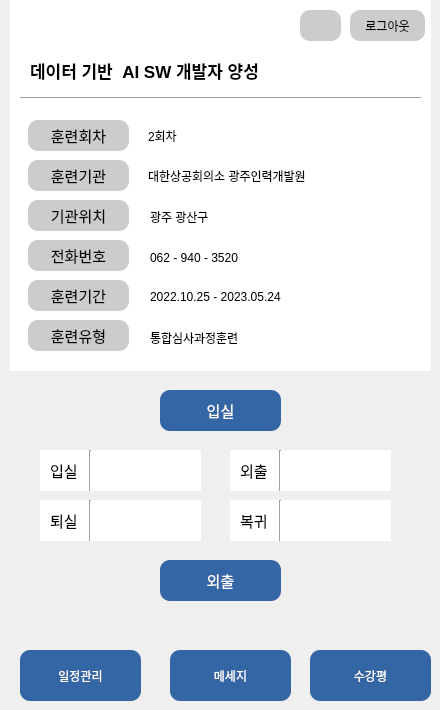
   <widget class="QWidget" name="page_6">
    <widget class="QPushButton" name="logout_button">
     <property name="geometry">
      <rect>
       <x>350</x>
       <y>10</y>
       <width>75</width>
       <height>31</height>
      </rect>
     </property>
     <property name="styleSheet">
      <string notr="true">background-color:rgb(204,204,204);
border-style: solid;
border-radius: 10px;
</string>
     </property>
     <property name="text">
      <string>로그아웃</string>
     </property>
    </widget>
    <widget class="QPushButton" name="review_button">
     <property name="geometry">
      <rect>
       <x>310</x>
       <y>650</y>
       <width>121</width>
       <height>51</height>
      </rect>
     </property>
     <property name="styleSheet">
      <string notr="true">background-color:rgb(52,101,164);
border-style: solid;
border-radius: 10px;
color:white;</string>
     </property>
     <property name="text">
      <string>수강평</string>
     </property>
    </widget>
    <widget class="QLabel" name="label_8">
     <property name="geometry">
      <rect>
       <x>50</x>
       <y>510</y>
       <width>31</width>
       <height>21</height>
      </rect>
     </property>
     <property name="font">
      <font>
       <pointsize>11</pointsize>
      </font>
     </property>
     <property name="text">
      <string>퇴실</string>
     </property>
    </widget>
    <widget class="QLabel" name="entrance_line">
     <property name="geometry">
      <rect>
       <x>110</x>
       <y>460</y>
       <width>81</width>
       <height>21</height>
      </rect>
     </property>
     <property name="text">
      <string/>
     </property>
    </widget>
    <widget class="QLabel" name="leave_line">
     <property name="geometry">
      <rect>
       <x>110</x>
       <y>510</y>
       <width>81</width>
       <height>21</height>
      </rect>
     </property>
     <property name="text">
      <string/>
     </property>
    </widget>
    <widget class="QPushButton" name="schedule_check_button">
     <property name="geometry">
      <rect>
       <x>20</x>
       <y>650</y>
       <width>121</width>
       <height>51</height>
      </rect>
     </property>
     <property name="styleSheet">
      <string notr="true">background-color:rgb(52,101,164);
border-style: solid;
border-radius: 10px;
color:white;</string>
     </property>
     <property name="text">
      <string>일정관리</string>
     </property>
    </widget>
    <widget class="QPushButton" name="message_st_button">
     <property name="geometry">
      <rect>
       <x>170</x>
       <y>650</y>
       <width>121</width>
       <height>51</height>
      </rect>
     </property>
     <property name="styleSheet">
      <string notr="true">background-color:rgb(52,101,164);
border-style: solid;
border-radius: 10px;
color:white;</string>
     </property>
     <property name="text">
      <string>메세지</string>
     </property>
    </widget>
    <widget class="QLabel" name="name_line">
     <property name="geometry">
      <rect>
       <x>300</x>
       <y>10</y>
       <width>41</width>
       <height>31</height>
      </rect>
     </property>
     <property name="styleSheet">
      <string notr="true">background-color:rgb(204,204,204);
border-style: solid;
border-radius: 10px;
</string>
     </property>
     <property name="text">
      <string/>
     </property>
    </widget>
    <widget class="QLabel" name="outing_line">
     <property name="geometry">
      <rect>
       <x>300</x>
       <y>460</y>
       <width>81</width>
       <height>21</height>
      </rect>
     </property>
     <property name="text">
      <string/>
     </property>
    </widget>
    <widget class="QLabel" name="comeback_line">
     <property name="geometry">
      <rect>
       <x>300</x>
       <y>510</y>
       <width>81</width>
       <height>21</height>
      </rect>
     </property>
     <property name="text">
      <string/>
     </property>
    </widget>
    <widget class="QTextBrowser" name="textBrowser_3">
     <property name="geometry">
      <rect>
       <x>40</x>
       <y>500</y>
       <width>161</width>
       <height>41</height>
      </rect>
     </property>
     <property name="styleSheet">
      <string notr="true">border-radius: 10px</string>
     </property>
    </widget>
    <widget class="Line" name="line">
     <property name="geometry">
      <rect>
       <x>80</x>
       <y>500</y>
       <width>20</width>
       <height>41</height>
      </rect>
     </property>
     <property name="orientation">
      <enum>Qt::Vertical</enum>
     </property>
    </widget>
    <widget class="QLabel" name="label_14">
     <property name="geometry">
      <rect>
       <x>50</x>
       <y>460</y>
       <width>31</width>
       <height>21</height>
      </rect>
     </property>
     <property name="font">
      <font>
       <pointsize>11</pointsize>
      </font>
     </property>
     <property name="text">
      <string>입실</string>
     </property>
    </widget>
    <widget class="Line" name="line_2">
     <property name="geometry">
      <rect>
       <x>80</x>
       <y>450</y>
       <width>20</width>
       <height>41</height>
      </rect>
     </property>
     <property name="orientation">
      <enum>Qt::Vertical</enum>
     </property>
    </widget>
    <widget class="QTextBrowser" name="textBrowser_4">
     <property name="geometry">
      <rect>
       <x>40</x>
       <y>450</y>
       <width>161</width>
       <height>41</height>
      </rect>
     </property>
     <property name="styleSheet">
      <string notr="true">border-radius: 10px</string>
     </property>
    </widget>
    <widget class="QTextBrowser" name="textBrowser_5">
     <property name="geometry">
      <rect>
       <x>230</x>
       <y>450</y>
       <width>161</width>
       <height>41</height>
      </rect>
     </property>
     <property name="styleSheet">
      <string notr="true">border-radius: 10px</string>
     </property>
    </widget>
    <widget class="QLabel" name="label_15">
     <property name="geometry">
      <rect>
       <x>240</x>
       <y>460</y>
       <width>31</width>
       <height>21</height>
      </rect>
     </property>
     <property name="font">
      <font>
       <pointsize>11</pointsize>
      </font>
     </property>
     <property name="text">
      <string>외출</string>
     </property>
    </widget>
    <widget class="Line" name="line_3">
     <property name="geometry">
      <rect>
       <x>270</x>
       <y>450</y>
       <width>20</width>
       <height>41</height>
      </rect>
     </property>
     <property name="orientation">
      <enum>Qt::Vertical</enum>
     </property>
    </widget>
    <widget class="QTextBrowser" name="textBrowser_6">
     <property name="geometry">
      <rect>
       <x>230</x>
       <y>500</y>
       <width>161</width>
       <height>41</height>
      </rect>
     </property>
     <property name="styleSheet">
      <string notr="true">border-radius: 10px</string>
     </property>
    </widget>
    <widget class="Line" name="line_4">
     <property name="geometry">
      <rect>
       <x>270</x>
       <y>500</y>
       <width>20</width>
       <height>41</height>
      </rect>
     </property>
     <property name="orientation">
      <enum>Qt::Vertical</enum>
     </property>
    </widget>
    <widget class="QLabel" name="label_16">
     <property name="geometry">
      <rect>
       <x>240</x>
       <y>510</y>
       <width>31</width>
       <height>21</height>
      </rect>
     </property>
     <property name="font">
      <font>
       <pointsize>11</pointsize>
      </font>
     </property>
     <property name="text">
      <string>복귀</string>
     </property>
    </widget>
    <widget class="QTextBrowser" name="textBrowser">
     <property name="geometry">
      <rect>
       <x>10</x>
       <y>0</y>
       <width>421</width>
       <height>371</height>
      </rect>
     </property>
     <property name="styleSheet">
      <string notr="true">border-radius: 10px</string>
     </property>
    </widget>
    <widget class="QPushButton" name="bcon_button_3">
     <property name="geometry">
      <rect>
       <x>28</x>
       <y>120</y>
       <width>101</width>
       <height>31</height>
      </rect>
     </property>
     <property name="font">
      <font>
       <pointsize>11</pointsize>
      </font>
     </property>
     <property name="styleSheet">
      <string notr="true">background-color:rgb(204,204,204);
border-style: solid;
border-radius: 10px;
</string>
     </property>
     <property name="text">
      <string>훈련회차</string>
     </property>
    </widget>
    <widget class="QPushButton" name="bcon_button_4">
     <property name="geometry">
      <rect>
       <x>28</x>
       <y>160</y>
       <width>101</width>
       <height>31</height>
      </rect>
     </property>
     <property name="font">
      <font>
       <pointsize>11</pointsize>
      </font>
     </property>
     <property name="styleSheet">
      <string notr="true">background-color:rgb(204,204,204);
border-style: solid;
border-radius: 10px;
</string>
     </property>
     <property name="text">
      <string>훈련기관</string>
     </property>
    </widget>
    <widget class="QPushButton" name="bcon_button_5">
     <property name="geometry">
      <rect>
       <x>28</x>
       <y>200</y>
       <width>101</width>
       <height>31</height>
      </rect>
     </property>
     <property name="font">
      <font>
       <pointsize>11</pointsize>
      </font>
     </property>
     <property name="styleSheet">
      <string notr="true">background-color:rgb(204,204,204);
border-style: solid;
border-radius: 10px;
</string>
     </property>
     <property name="text">
      <string>기관위치</string>
     </property>
    </widget>
    <widget class="QPushButton" name="bcon_button_6">
     <property name="geometry">
      <rect>
       <x>28</x>
       <y>240</y>
       <width>101</width>
       <height>31</height>
      </rect>
     </property>
     <property name="font">
      <font>
       <pointsize>11</pointsize>
      </font>
     </property>
     <property name="styleSheet">
      <string notr="true">background-color:rgb(204,204,204);
border-style: solid;
border-radius: 10px;
</string>
     </property>
     <property name="text">
      <string>전화번호</string>
     </property>
    </widget>
    <widget class="QPushButton" name="bcon_button_7">
     <property name="geometry">
      <rect>
       <x>28</x>
       <y>280</y>
       <width>101</width>
       <height>31</height>
      </rect>
     </property>
     <property name="font">
      <font>
       <pointsize>11</pointsize>
      </font>
     </property>
     <property name="styleSheet">
      <string notr="true">background-color:rgb(204,204,204);
border-style: solid;
border-radius: 10px;
</string>
     </property>
     <property name="text">
      <string>훈련기간</string>
     </property>
    </widget>
    <widget class="QPushButton" name="bcon_button_8">
     <property name="geometry">
      <rect>
       <x>28</x>
       <y>320</y>
       <width>101</width>
       <height>31</height>
      </rect>
     </property>
     <property name="font">
      <font>
       <pointsize>11</pointsize>
      </font>
     </property>
     <property name="styleSheet">
      <string notr="true">background-color:rgb(204,204,204);
border-style: solid;
border-radius: 10px;
</string>
     </property>
     <property name="text">
      <string>훈련유형</string>
     </property>
    </widget>
    <widget class="QLabel" name="label_4">
     <property name="geometry">
      <rect>
       <x>148</x>
       <y>130</y>
       <width>56</width>
       <height>12</height>
      </rect>
     </property>
     <property name="text">
      <string>2회차</string>
     </property>
    </widget>
    <widget class="QLabel" name="label_9">
     <property name="geometry">
      <rect>
       <x>148</x>
       <y>168</y>
       <width>181</width>
       <height>16</height>
      </rect>
     </property>
     <property name="text">
      <string>대한상공회의소 광주인력개발원</string>
     </property>
    </widget>
    <widget class="QLabel" name="label_10">
     <property name="geometry">
      <rect>
       <x>150</x>
       <y>209</y>
       <width>181</width>
       <height>16</height>
      </rect>
     </property>
     <property name="text">
      <string>광주 광산구</string>
     </property>
    </widget>
    <widget class="QLabel" name="label_17">
     <property name="geometry">
      <rect>
       <x>150</x>
       <y>250</y>
       <width>181</width>
       <height>16</height>
      </rect>
     </property>
     <property name="text">
      <string>062 - 940 - 3520</string>
     </property>
    </widget>
    <widget class="QLabel" name="label_18">
     <property name="geometry">
      <rect>
       <x>150</x>
       <y>289</y>
       <width>181</width>
       <height>16</height>
      </rect>
     </property>
     <property name="text">
      <string>2022.10.25 - 2023.05.24</string>
     </property>
    </widget>
    <widget class="QLabel" name="label_19">
     <property name="geometry">
      <rect>
       <x>150</x>
       <y>330</y>
       <width>181</width>
       <height>16</height>
      </rect>
     </property>
     <property name="text">
      <string>통합심사과정훈련</string>
     </property>
    </widget>
    <widget class="QTextBrowser" name="textBrowser_7">
     <property name="geometry">
      <rect>
       <x>30</x>
       <y>20</y>
       <width>91</width>
       <height>71</height>
      </rect>
     </property>
     <property name="styleSheet">
      <string notr="true">background-color:rgb(204,204,204);
border-style: solid;
border-radius: 10px;
color:white;</string>
     </property>
    </widget>
    <widget class="Line" name="line_5">
     <property name="geometry">
      <rect>
       <x>20</x>
       <y>90</y>
       <width>401</width>
       <height>16</height>
      </rect>
     </property>
     <property name="orientation">
      <enum>Qt::Horizontal</enum>
     </property>
    </widget>
    <widget class="QLabel" name="label_20">
     <property name="geometry">
      <rect>
       <x>30</x>
       <y>50</y>
       <width>261</width>
       <height>41</height>
      </rect>
     </property>
     <property name="font">
      <font>
       <pointsize>13</pointsize>
       <weight>75</weight>
       <bold>true</bold>
      </font>
     </property>
     <property name="text">
      <string>데이터 기반  AI SW 개발자 양성</string>
     </property>
    </widget>
    <widget class="QStackedWidget" name="stackedWidget_3">
     <property name="geometry">
      <rect>
       <x>140</x>
       <y>380</y>
       <width>161</width>
       <height>61</height>
      </rect>
     </property>
     <property name="font">
      <font>
       <pointsize>12</pointsize>
      </font>
     </property>
     <property name="currentIndex">
      <number>0</number>
     </property>
     <widget class="QWidget" name="page_11">
      <widget class="QPushButton" name="bcon_button">
       <property name="geometry">
        <rect>
         <x>20</x>
         <y>10</y>
         <width>121</width>
         <height>41</height>
        </rect>
       </property>
       <property name="font">
        <font>
         <pointsize>11</pointsize>
        </font>
       </property>
       <property name="styleSheet">
        <string notr="true">background-color:rgb(52,101,164);
border-style: solid;
border-radius: 10px;
color:white;</string>
       </property>
       <property name="text">
        <string>입실</string>
       </property>
      </widget>
     </widget>
     <widget class="QWidget" name="page_12">
      <widget class="QPushButton" name="bcon_button_2">
       <property name="geometry">
        <rect>
         <x>20</x>
         <y>10</y>
         <width>121</width>
         <height>41</height>
        </rect>
       </property>
       <property name="font">
        <font>
         <pointsize>11</pointsize>
        </font>
       </property>
       <property name="styleSheet">
        <string notr="true">background-color:rgb(52,101,164);
border-style: solid;
border-radius: 10px;
color:white;</string>
       </property>
       <property name="text">
        <string>퇴실</string>
       </property>
      </widget>
     </widget>
    </widget>
    <widget class="QStackedWidget" name="stackedWidget_4">
     <property name="geometry">
      <rect>
       <x>140</x>
       <y>550</y>
       <width>151</width>
       <height>51</height>
      </rect>
     </property>
     <property name="currentIndex">
      <number>0</number>
     </property>
     <widget class="QWidget" name="page_13">
      <widget class="QPushButton" name="outing_button">
       <property name="geometry">
        <rect>
         <x>20</x>
         <y>10</y>
         <width>121</width>
         <height>41</height>
        </rect>
       </property>
       <property name="font">
        <font>
         <pointsize>11</pointsize>
        </font>
       </property>
       <property name="styleSheet">
        <string notr="true">background-color:rgb(52,101,164);
border-style: solid;
border-radius: 10px;
color:white;</string>
       </property>
       <property name="text">
        <string>외출</string>
       </property>
      </widget>
     </widget>
     <widget class="QWidget" name="page_14">
      <widget class="QPushButton" name="comeback_button">
       <property name="geometry">
        <rect>
         <x>20</x>
         <y>10</y>
         <width>121</width>
         <height>41</height>
        </rect>
       </property>
       <property name="font">
        <font>
         <pointsize>11</pointsize>
        </font>
       </property>
       <property name="styleSheet">
        <string notr="true">background-color:rgb(52,101,164);
border-style: solid;
border-radius: 10px;
color:white;</string>
       </property>
       <property name="text">
        <string>복귀</string>
       </property>
      </widget>
     </widget>
    </widget>
    <zorder>textBrowser_7</zorder>
    <zorder>textBrowser</zorder>
    <zorder>textBrowser_6</zorder>
    <zorder>textBrowser_5</zorder>
    <zorder>textBrowser_4</zorder>
    <zorder>textBrowser_3</zorder>
    <zorder>logout_button</zorder>
    <zorder>review_button</zorder>
    <zorder>label_8</zorder>
    <zorder>entrance_line</zorder>
    <zorder>leave_line</zorder>
    <zorder>schedule_check_button</zorder>
    <zorder>message_st_button</zorder>
    <zorder>name_line</zorder>
    <zorder>outing_line</zorder>
    <zorder>comeback_line</zorder>
    <zorder>line</zorder>
    <zorder>label_14</zorder>
    <zorder>line_2</zorder>
    <zorder>label_15</zorder>
    <zorder>line_3</zorder>
    <zorder>line_4</zorder>
    <zorder>label_16</zorder>
    <zorder>bcon_button_3</zorder>
    <zorder>bcon_button_4</zorder>
    <zorder>bcon_button_5</zorder>
    <zorder>bcon_button_6</zorder>
    <zorder>bcon_button_7</zorder>
    <zorder>bcon_button_8</zorder>
    <zorder>label_4</zorder>
    <zorder>label_9</zorder>
    <zorder>label_10</zorder>
    <zorder>label_17</zorder>
    <zorder>label_18</zorder>
    <zorder>label_19</zorder>
    <zorder>line_5</zorder>
    <zorder>label_20</zorder>
    <zorder>stackedWidget_3</zorder>
    <zorder>stackedWidget_4</zorder>
   </widget>
